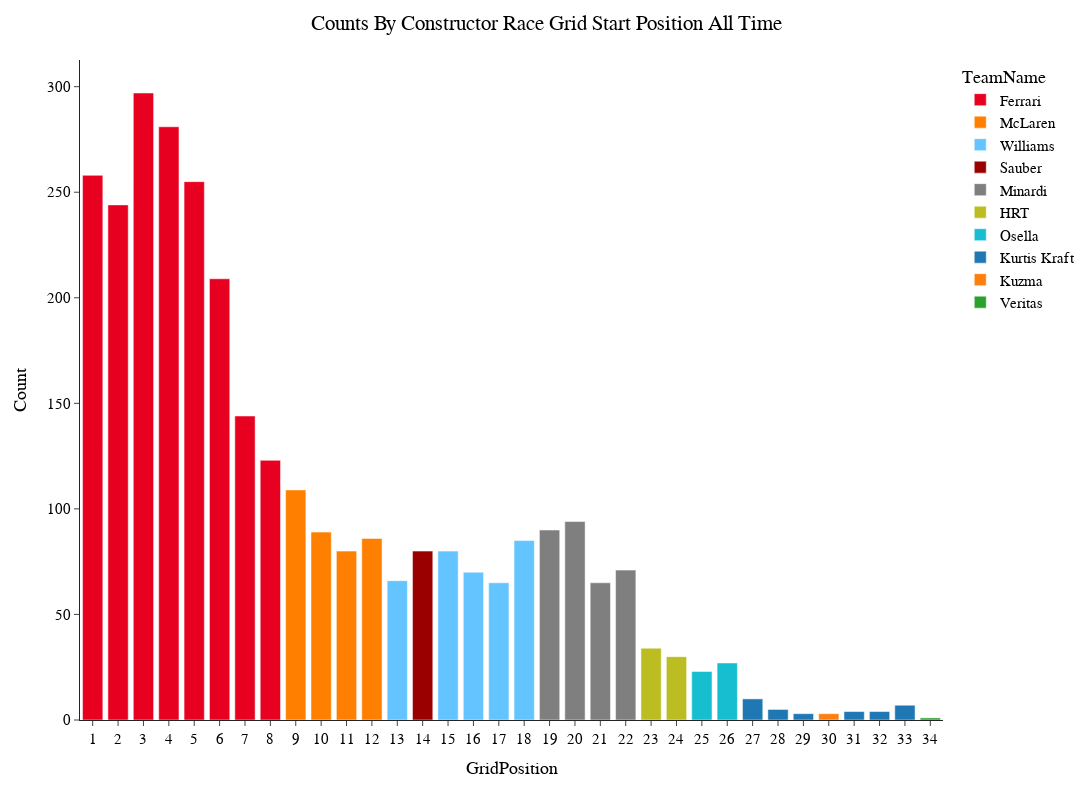

Notebook cell for this chart:
### Code cell
fig_top_grid=px.bar(grouped_top_grid, 
           x="GridPosition", 
           y="Count", 
           color='TeamName',
           height=800,
           width=1400,
           template='simple_white',
           hover_data=["TeamName"],
                      color_discrete_map={
                 "Alpine": "#0093cc",
                 "Aston Martin": "#229971",
                 "Ferrari": "#E80020",
                 "Haas F1 Team": "#B6BABD",
                 "Kick Sauber": "#52e252",
                 "McLaren": "#FF8000",
                 "Mercedes": "#27F4D2",
                 "RB": "#6692FF",
                 "Red Bull Racing": "#3671C6",
                 "Williams": "#64C4FF" ,
                 "Alfa Romeo":"#C92D4B",
                 "AlphaTauri":"#5E8FAA",
                 "Racing Point":"#F596C8",
                 "Renault":"#FFF500",
                 "Toro Rosso":"#469bff",
                 "Force India":"#F596C8",
                 "Sauber":"#9B0000"
                 },
        )

fig_top_grid.update_layout(
    title="Counts By Constructor Race Grid Start Position All Time",
    hoverlabel=dict(
        bgcolor="white",
        font_size=15,
        font_family="PT Sans Narrow"
    ),
    title_x=0.5,
    yaxis = dict(tickfont = dict(size=15)),
    xaxis = dict(tickfont = dict(size=15),
                 tickmode = 'linear',
    tick0 = 1,
    dtick = 1),
    font=dict(
        family="PT Sans Narrow",
        size=15,
        color="Black"
    ),
    title_font_family="PT Sans Narrow"
)
# fig_top.update_traces(marker_color='#246DF8')

### Figure 1 — Plotly figure (JSON) as saved in the notebook; plotly's stock layout.template omitted (floating-point values rounded to 4 significant figures)
{"data": [{"alignmentgroup": "True", "customdata": [["Ferrari"], ["Ferrari"], ["Ferrari"], ["Ferrari"], ["Ferrari"], ["Ferrari"], ["Ferrari"], ["Ferrari"]], "hovertemplate": "TeamName=%{customdata[0]}<br>GridPosition=%{x}<br>Count=%{y}<extra></extra>", "legendgroup": "Ferrari", "marker": {"color": "#E80020", "pattern": {"shape": ""}}, "name": "Ferrari", "offsetgroup": "Ferrari", "orientation": "v", "showlegend": true, "textposition": "auto", "type": "bar", "x": [1, 2, 3, 4, 5, 6, 7, 8], "xaxis": "x", "y": [258, 244, 297, 281, 255, 209, 144, 123], "yaxis": "y"}, {"alignmentgroup": "True", "customdata": [["McLaren"], ["McLaren"], ["McLaren"], ["McLaren"]], "hovertemplate": "TeamName=%{customdata[0]}<br>GridPosition=%{x}<br>Count=%{y}<extra></extra>", "legendgroup": "McLaren", "marker": {"color": "#FF8000", "pattern": {"shape": ""}}, "name": "McLaren", "offsetgroup": "McLaren", "orientation": "v", "showlegend": true, "textposition": "auto", "type": "bar", "x": [9, 10, 11, 12], "xaxis": "x", "y": [109, 89, 80, 86], "yaxis": "y"}, {"alignmentgroup": "True", "customdata": [["Williams"], ["Williams"], ["Williams"], ["Williams"], ["Williams"]], "hovertemplate": "TeamName=%{customdata[0]}<br>GridPosition=%{x}<br>Count=%{y}<extra></extra>", "legendgroup": "Williams", "marker": {"color": "#64C4FF", "pattern": {"shape": ""}}, "name": "Williams", "offsetgroup": "Williams", "orientation": "v", "showlegend": true, "textposition": "auto", "type": "bar", "x": [13, 15, 16, 17, 18], "xaxis": "x", "y": [66, 80, 70, 65, 85], "yaxis": "y"}, {"alignmentgroup": "True", "customdata": [["Sauber"]], "hovertemplate": "TeamName=%{customdata[0]}<br>GridPosition=%{x}<br>Count=%{y}<extra></extra>", "legendgroup": "Sauber", "marker": {"color": "#9B0000", "pattern": {"shape": ""}}, "name": "Sauber", "offsetgroup": "Sauber", "orientation": "v", "showlegend": true, "textposition": "auto", "type": "bar", "x": [14], "xaxis": "x", "y": [80], "yaxis": "y"}, {"alignmentgroup": "True", "customdata": [["Minardi"], ["Minardi"], ["Minardi"], ["Minardi"]], "hovertemplate": "TeamName=%{customdata[0]}<br>GridPosition=%{x}<br>Count=%{y}<extra></extra>", "legendgroup": "Minardi", "marker": {"color": "#7F7F7F", "pattern": {"shape": ""}}, "name": "Minardi", "offsetgroup": "Minardi", "orientation": "v", "showlegend": true, "textposition": "auto", "type": "bar", "x": [19, 20, 21, 22], "xaxis": "x", "y": [90, 94, 65, 71], "yaxis": "y"}, {"alignmentgroup": "True", "customdata": [["HRT"], ["HRT"]], "hovertemplate": "TeamName=%{customdata[0]}<br>GridPosition=%{x}<br>Count=%{y}<extra></extra>", "legendgroup": "HRT", "marker": {"color": "#BCBD22", "pattern": {"shape": ""}}, "name": "HRT", "offsetgroup": "HRT", "orientation": "v", "showlegend": true, "textposition": "auto", "type": "bar", "x": [23, 24], "xaxis": "x", "y": [34, 30], "yaxis": "y"}, {"alignmentgroup": "True", "customdata": [["Osella"], ["Osella"]], "hovertemplate": "TeamName=%{customdata[0]}<br>GridPosition=%{x}<br>Count=%{y}<extra></extra>", "legendgroup": "Osella", "marker": {"color": "#17BECF", "pattern": {"shape": ""}}, "name": "Osella", "offsetgroup": "Osella", "orientation": "v", "showlegend": true, "textposition": "auto", "type": "bar", "x": [25, 26], "xaxis": "x", "y": [23, 27], "yaxis": "y"}, {"alignmentgroup": "True", "customdata": [["Kurtis Kraft"], ["Kurtis Kraft"], ["Kurtis Kraft"], ["Kurtis Kraft"], ["Kurtis Kraft"], ["Kurtis Kraft"]], "hovertemplate": "TeamName=%{customdata[0]}<br>GridPosition=%{x}<br>Count=%{y}<extra></extra>", "legendgroup": "Kurtis Kraft", "marker": {"color": "#1F77B4", "pattern": {"shape": ""}}, "name": "Kurtis Kraft", "offsetgroup": "Kurtis Kraft", "orientation": "v", "showlegend": true, "textposition": "auto", "type": "bar", "x": [27, 28, 29, 31, 32, 33], "xaxis": "x", "y": [10, 5, 3, 4, 4, 7], "yaxis": "y"}, {"alignmentgroup": "True", "customdata": [["Kuzma"]], "hovertemplate": "TeamName=%{customdata[0]}<br>GridPosition=%{x}<br>Count=%{y}<extra></extra>", "legendgroup": "Kuzma", "marker": {"color": "#FF7F0E", "pattern": {"shape": ""}}, "name": "Kuzma", "offsetgroup": "Kuzma", "orientation": "v", "showlegend": true, "textposition": "auto", "type": "bar", "x": [30], "xaxis": "x", "y": [3], "yaxis": "y"}, {"alignmentgroup": "True", "customdata": [["Veritas"]], "hovertemplate": "TeamName=%{customdata[0]}<br>GridPosition=%{x}<br>Count=%{y}<extra></extra>", "legendgroup": "Veritas", "marker": {"color": "#2CA02C", "pattern": {"shape": ""}}, "name": "Veritas", "offsetgroup": "Veritas", "orientation": "v", "showlegend": true, "textposition": "auto", "type": "bar", "x": [34], "xaxis": "x", "y": [1], "yaxis": "y"}], "layout": {"barmode": "relative", "font": {"color": "Black", "family": "PT Sans Narrow", "size": 15}, "height": 800, "hoverlabel": {"bgcolor": "white", "font": {"family": "PT Sans Narrow", "size": 15}}, "legend": {"title": {"text": "TeamName"}, "tracegroupgap": 0}, "margin": {"t": 60}, "title": {"font": {"family": "PT Sans Narrow"}, "text": "Counts By Constructor Race Grid Start Position All Time", "x": 0.5}, "width": 1400, "xaxis": {"anchor": "y", "domain": [0, 1], "dtick": 1, "tick0": 1, "tickfont": {"size": 15}, "tickmode": "linear", "title": {"text": "GridPosition"}}, "yaxis": {"anchor": "x", "domain": [0, 1], "tickfont": {"size": 15}, "title": {"text": "Count"}}}}
